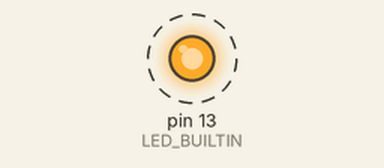
Simulated run of this sketch. Board: Arduino Uno, built with avr-gcc and run on an emulated ATmega328P. Shown: output pins drawn as LEDs (lit = HIGH). Dashed ring = blinking. What the sketch prints to the serial monitor is not drawn.

Above: at 0.5 s.
Timing chart, 0 to 4.6 s (numbered marks = the images above):
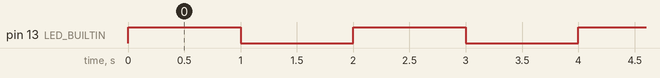

Measured:
- by itself, pin 13 (LED_BUILTIN): alternates HIGH for 1.0 s and LOW for 1.0 s

The sketch:

blink.ino
```cpp
/*
  Blink
  Turns on an LED on for one second, then off for one second, repeatedly.
  Most Arduinos have an on-board LED you can control. On the UNO, it is attached
  to digital pin 13.
*/

void setup() {
  // initialize digital pin LED_BUILTIN as an output.
  pinMode(LED_BUILTIN, OUTPUT);
  // initialize serial communication at 9600 bits per second:
  Serial.begin(9600);
  Serial.println("Arduino Uno Test Start!");
}

// the loop function runs over and over again forever
void loop() {
  digitalWrite(LED_BUILTIN, HIGH);   // turn the LED on (HIGH is the voltage level)
  Serial.println("LED ON");
  delay(1000);                       // wait for a second
  digitalWrite(LED_BUILTIN, LOW);    // turn the LED off by making the voltage LOW
  Serial.println("LED OFF");
  delay(1000);                       // wait for a second
}
```
